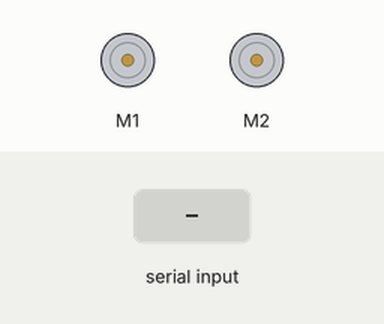
Recording of a sketch running on a simulated Arduino Uno, built with avr-gcc and run on an emulated ATmega328P. Parts: 2 × DC motor (green arrow = forward, orange = backward, longer = faster). The test bench sets the inputs (shaded band).

Above: at 1.2 s.
1.3 s: "90,45\n" received over Serial
At 1.8 s:
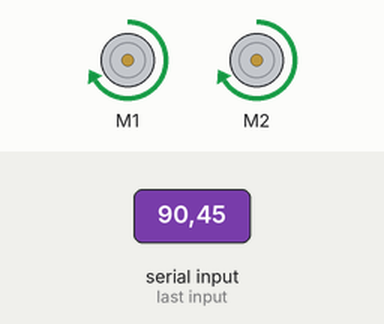
4.3 s: "30,150\n" received over Serial
At 10.3 s:
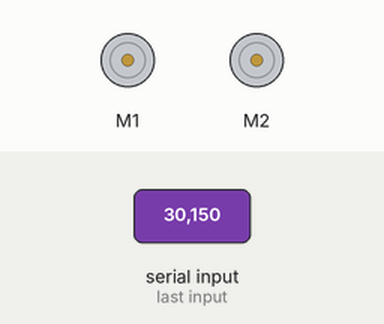
Timing chart, 0 to 11.8 s (numbered marks = the images above; inputs shaded):
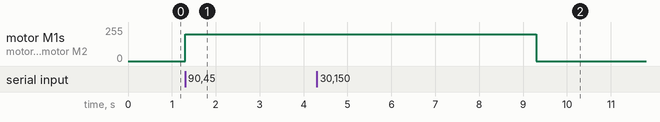

Measured:
- after the input at 1.3 s, motor M1, motor M2: stopped → forward 200/255 at once
- after the input at 4.3 s, motor M1, motor M2: forward 200/255 → stopped after 5.0 s instead of 1.0 s

The sketch:

arduinoscript.ino
```cpp
#include <AFMotor.h>

AF_DCMotor motor1(1);
AF_DCMotor motor2(2);

void setup(){
motor1.setSpeed(200);
motor2.setSpeed(200);
Serial.begin(9600);
}

void loop() {
  int count = Serial.parseInt();
  if (count>1){
motor1.run(FORWARD);
motor2.run(FORWARD);
delay(2000);
motor1.run(RELEASE);
motor2.run(RELEASE);
}

}
```
